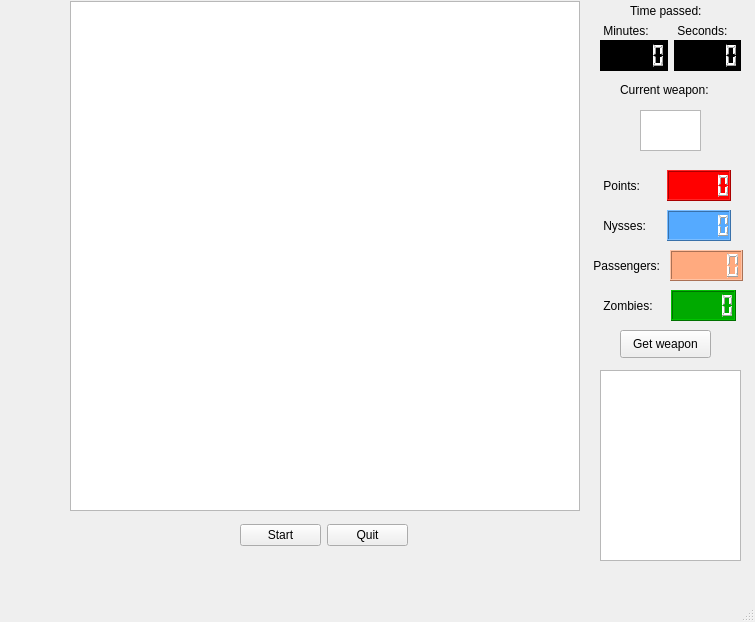
<?xml version="1.0" encoding="UTF-8"?>
<ui version="4.0">
 <class>MainWindow</class>
 <widget class="QMainWindow" name="MainWindow">
  <property name="geometry">
   <rect>
    <x>0</x>
    <y>0</y>
    <width>755</width>
    <height>622</height>
   </rect>
  </property>
  <property name="maximumSize">
   <size>
    <width>16000</width>
    <height>16000</height>
   </size>
  </property>
  <property name="windowTitle">
   <string>MainWindow</string>
  </property>
  <widget class="QWidget" name="centralwidget">
   <widget class="QGraphicsView" name="graphicsView">
    <property name="geometry">
     <rect>
      <x>70</x>
      <y>1</y>
      <width>510</width>
      <height>510</height>
     </rect>
    </property>
    <property name="minimumSize">
     <size>
      <width>500</width>
      <height>500</height>
     </size>
    </property>
    <property name="maximumSize">
     <size>
      <width>550</width>
      <height>550</height>
     </size>
    </property>
   </widget>
   <widget class="QTextBrowser" name="statisticsWindow1">
    <property name="geometry">
     <rect>
      <x>600</x>
      <y>370</y>
      <width>141</width>
      <height>191</height>
     </rect>
    </property>
   </widget>
   <widget class="QWidget" name="horizontalLayoutWidget">
    <property name="geometry">
     <rect>
      <x>600</x>
      <y>210</y>
      <width>131</width>
      <height>31</height>
     </rect>
    </property>
    <layout class="QHBoxLayout" name="horizontalLayout">
     <item>
      <widget class="QLabel" name="label">
       <property name="text">
        <string> Nysses:</string>
       </property>
      </widget>
     </item>
     <item>
      <widget class="QLCDNumber" name="lcdNysses">
       <property name="styleSheet">
        <string notr="true">QLCDNumber{
    color: rgb(255, 255, 255);
    background-color:  rgb(85, 170, 255);
}</string>
       </property>
       <property name="frameShape">
        <enum>QFrame::Box</enum>
       </property>
      </widget>
     </item>
    </layout>
   </widget>
   <widget class="QWidget" name="horizontalLayoutWidget_2">
    <property name="geometry">
     <rect>
      <x>600</x>
      <y>170</y>
      <width>131</width>
      <height>31</height>
     </rect>
    </property>
    <layout class="QHBoxLayout" name="horizontalLayout_2">
     <item>
      <widget class="QLabel" name="label_2">
       <property name="text">
        <string> Points:</string>
       </property>
      </widget>
     </item>
     <item>
      <widget class="QLCDNumber" name="lcdPoints">
       <property name="styleSheet">
        <string notr="true">QLCDNumber{
    color: rgb(255,255,255);
    background-color: rgb(255, 0, 0);
}</string>
       </property>
       <property name="frameShape">
        <enum>QFrame::Box</enum>
       </property>
      </widget>
     </item>
    </layout>
   </widget>
   <widget class="QWidget" name="horizontalLayoutWidget_3">
    <property name="geometry">
     <rect>
      <x>590</x>
      <y>250</y>
      <width>153</width>
      <height>31</height>
     </rect>
    </property>
    <layout class="QHBoxLayout" name="horizontalLayout_3">
     <item>
      <widget class="QLabel" name="label_3">
       <property name="text">
        <string> Passengers:</string>
       </property>
      </widget>
     </item>
     <item>
      <widget class="QLCDNumber" name="lcdPassengers">
       <property name="styleSheet">
        <string notr="true">QLCDNumber{
    color: rgb(255, 255, 255);
    background-color:  rgb(255, 170, 127);
}</string>
       </property>
       <property name="frameShape">
        <enum>QFrame::Box</enum>
       </property>
      </widget>
     </item>
    </layout>
   </widget>
   <widget class="QWidget" name="horizontalLayoutWidget_4">
    <property name="geometry">
     <rect>
      <x>600</x>
      <y>290</y>
      <width>136</width>
      <height>31</height>
     </rect>
    </property>
    <layout class="QHBoxLayout" name="horizontalLayout_4">
     <item>
      <widget class="QLabel" name="label_4">
       <property name="text">
        <string> Zombies:</string>
       </property>
      </widget>
     </item>
     <item>
      <widget class="QLCDNumber" name="lcdZombies">
       <property name="styleSheet">
        <string notr="true">QLCDNumber{
    color: rgb(255, 255, 255);
    background-color:rgb(0, 170, 0);
}</string>
       </property>
       <property name="frameShape">
        <enum>QFrame::Box</enum>
       </property>
      </widget>
     </item>
    </layout>
   </widget>
   <widget class="QPushButton" name="weaponButton">
    <property name="geometry">
     <rect>
      <x>620</x>
      <y>330</y>
      <width>91</width>
      <height>28</height>
     </rect>
    </property>
    <property name="text">
     <string>Get weapon</string>
    </property>
   </widget>
   <widget class="QGraphicsView" name="weaponInUse">
    <property name="geometry">
     <rect>
      <x>640</x>
      <y>110</y>
      <width>61</width>
      <height>41</height>
     </rect>
    </property>
   </widget>
   <widget class="QLabel" name="label_5">
    <property name="geometry">
     <rect>
      <x>620</x>
      <y>80</y>
      <width>111</width>
      <height>20</height>
     </rect>
    </property>
    <property name="text">
     <string>Current weapon:</string>
    </property>
   </widget>
   <widget class="QWidget" name="horizontalLayoutWidget_5">
    <property name="geometry">
     <rect>
      <x>240</x>
      <y>520</y>
      <width>168</width>
      <height>31</height>
     </rect>
    </property>
    <layout class="QHBoxLayout" name="horizontalLayout_5">
     <item>
      <widget class="QPushButton" name="startButton">
       <property name="text">
        <string>Start</string>
       </property>
      </widget>
     </item>
     <item>
      <widget class="QPushButton" name="quitButton">
       <property name="text">
        <string>Quit</string>
       </property>
      </widget>
     </item>
    </layout>
   </widget>
   <widget class="QWidget" name="horizontalLayoutWidget_6">
    <property name="geometry">
     <rect>
      <x>600</x>
      <y>40</y>
      <width>141</width>
      <height>31</height>
     </rect>
    </property>
    <layout class="QHBoxLayout" name="horizontalLayout_6">
     <item>
      <widget class="QLCDNumber" name="lcdMinutes">
       <property name="font">
        <font>
         <family>MS Shell Dlg 2</family>
        </font>
       </property>
       <property name="autoFillBackground">
        <bool>false</bool>
       </property>
       <property name="styleSheet">
        <string notr="true">QLCDNumber{
    color: rgb(255, 255, 255);
    background-color: rgb(0, 0, 0);
}</string>
       </property>
      </widget>
     </item>
     <item>
      <widget class="QLCDNumber" name="lcdSeconds">
       <property name="styleSheet">
        <string notr="true">QLCDNumber{
    color: rgb(255, 255, 255);
    background-color: rgb(0, 0, 0);
}</string>
       </property>
      </widget>
     </item>
    </layout>
   </widget>
   <widget class="QLabel" name="label_6">
    <property name="geometry">
     <rect>
      <x>630</x>
      <y>0</y>
      <width>101</width>
      <height>21</height>
     </rect>
    </property>
    <property name="text">
     <string>Time passed:</string>
    </property>
   </widget>
   <widget class="QWidget" name="horizontalLayoutWidget_7">
    <property name="geometry">
     <rect>
      <x>600</x>
      <y>20</y>
      <width>141</width>
      <height>22</height>
     </rect>
    </property>
    <layout class="QHBoxLayout" name="horizontalLayout_7">
     <item>
      <widget class="QLabel" name="label_7">
       <property name="styleSheet">
        <string notr="true">QLabelr{
    color: rgb(255, 255, 255);
    background-color: rgb(0, 0, 0);
}</string>
       </property>
       <property name="text">
        <string> Minutes:</string>
       </property>
      </widget>
     </item>
     <item>
      <widget class="QLabel" name="label_8">
       <property name="text">
        <string> Seconds:</string>
       </property>
      </widget>
     </item>
    </layout>
   </widget>
  </widget>
  <widget class="QMenuBar" name="menubar">
   <property name="geometry">
    <rect>
     <x>0</x>
     <y>0</y>
     <width>755</width>
     <height>25</height>
    </rect>
   </property>
  </widget>
  <widget class="QStatusBar" name="statusbar"/>
 </widget>
 <resources/>
 <connections>
  <connection>
   <sender>quitButton</sender>
   <signal>clicked()</signal>
   <receiver>MainWindow</receiver>
   <slot>close()</slot>
   <hints>
    <hint type="sourcelabel">
     <x>661</x>
     <y>148</y>
    </hint>
    <hint type="destinationlabel">
     <x>377</x>
     <y>310</y>
    </hint>
   </hints>
  </connection>
 </connections>
</ui>
